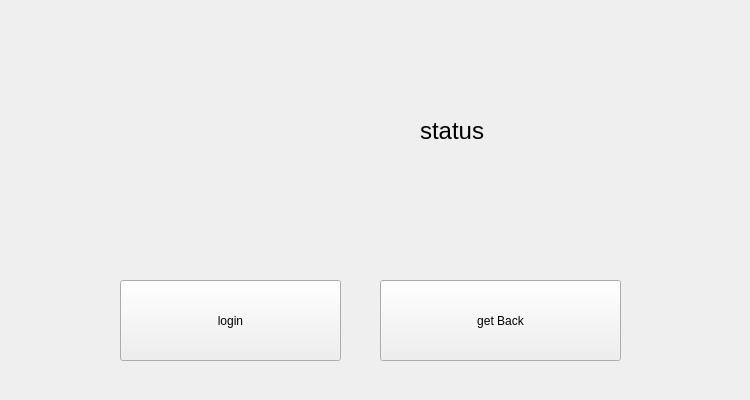
<?xml version="1.0" encoding="UTF-8"?>
<ui version="4.0">
 <class>loginWindow</class>
 <widget class="QWidget" name="loginWindow">
  <property name="geometry">
   <rect>
    <x>0</x>
    <y>0</y>
    <width>750</width>
    <height>400</height>
   </rect>
  </property>
  <property name="windowTitle">
   <string>Form</string>
  </property>
  <widget class="QPushButton" name="snapButton">
   <property name="geometry">
    <rect>
     <x>120</x>
     <y>280</y>
     <width>221</width>
     <height>81</height>
    </rect>
   </property>
   <property name="text">
    <string>login</string>
   </property>
  </widget>
  <widget class="QWidget" name="verticalLayoutWidget">
   <property name="geometry">
    <rect>
     <x>30</x>
     <y>20</y>
     <width>351</width>
     <height>181</height>
    </rect>
   </property>
   <layout class="QVBoxLayout" name="verticalLayout"/>
  </widget>
  <widget class="QLabel" name="status">
   <property name="geometry">
    <rect>
     <x>420</x>
     <y>60</y>
     <width>291</width>
     <height>141</height>
    </rect>
   </property>
   <property name="font">
    <font>
     <pointsize>18</pointsize>
    </font>
   </property>
   <property name="text">
    <string>status</string>
   </property>
  </widget>
  <widget class="QPushButton" name="pushButton">
   <property name="geometry">
    <rect>
     <x>380</x>
     <y>280</y>
     <width>241</width>
     <height>81</height>
    </rect>
   </property>
   <property name="text">
    <string>get Back</string>
   </property>
  </widget>
 </widget>
 <resources/>
 <connections/>
</ui>
